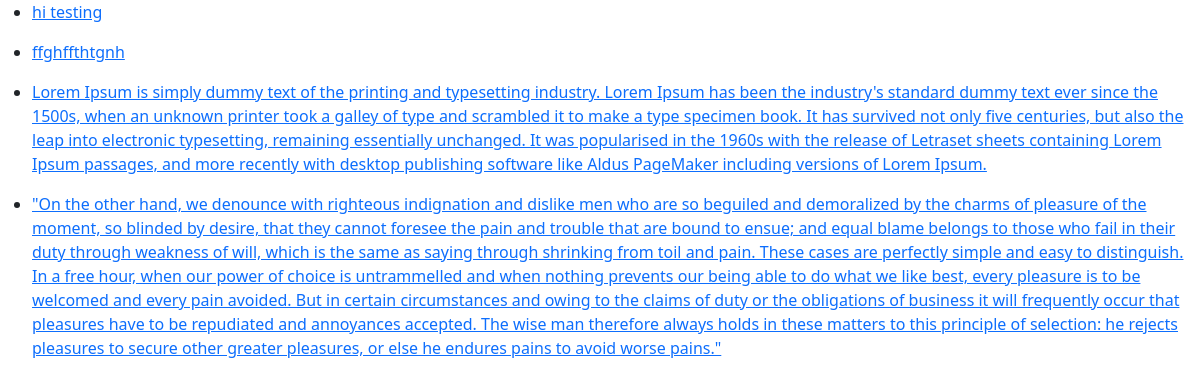
The app's page /search/ with its own data.
### posts/models.py (models this page shows, shortened)
class Article(models.Model) :
    name = models.TextField(blank=True, null=True)
    image_post = models.ImageField(upload_to="posts", blank=True, null=True)
    auther = models.ForeignKey(User, on_delete=models.CASCADE)
    timestamp = models.DateTimeField(auto_now_add=True)
    updated = models.DateTimeField(auto_now=True)
    def detail_article(self) :
        return reverse("posts:detail", kwargs={"id":self.id})

### posts/views.py (the view)
# urls.py: path("search/", views.search_view, name="search"),
def search_view(request) :
    query = request.GET.get("q")
    qs = Article.objects.all()
    if query is not None :
        lookups = Q(name__icontains=query)
        qs = Article.objects.filter(lookups)
    context={"object_list":qs}
    return render(request, "search.html", context)

### templates/search.html (shortened to what this page needs)
{% extends 'base.html' %}
{% block content %}
        {% for item in object_list %}
            <ul>
                <li>
                    <a href="{{item.detail_article}}">{{item.name}}</a>
                </li>
            </ul>
        {% endfor %}
{% endblock content %}

### static/style/master.css (style rules this page uses)
body { background-color: aquamarine; }

### records on screen
Article: name "hi testing"
Article: name "ffghffthtgnh"
Article: name "Lorem Ipsum is simply dummy text of the printing and typesetting industry. Lorem Ipsum has been the industry's standard dummy text ever since the 1500s, when an unknown printer took a galley of type and scrambled it to make a type specimen book. It has survived not only five centuries, but also the leap into electronic typesetting, remaining essentially unchanged. It was popularised in the 1960s with the release of Letraset sheets containing Lorem Ipsum passages, and more recently with desktop publishing software like Aldus PageMaker including versions of Lorem Ipsum."
Article: name "\"On the other hand, we denounce with righteous indignation and dislike men who are so beguiled and demoralized by the charms of pleasure of the moment, so blinded by desire, that they cannot foresee the pain and trouble that are bound to ensue; and equal blame belongs to those who fail in their duty through weakness of will, which is the same as saying through shrinking from toil and pain. These cases are perfectly simple and easy to distinguish. In a free hour, when our power of choice is untrammelled and when nothing prevents our being able to do what we like best, every pleasure is to be welcomed and every pain avoided. But in certain circumstances and owing to the claims of duty or the…"
